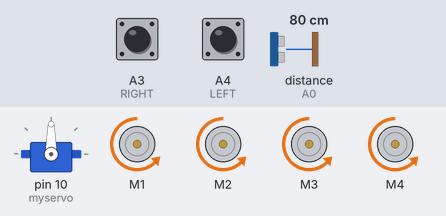
A sketch run on a simulated Arduino Uno, built with avr-gcc and run on an emulated ATmega328P. Parts: servo, 4 × DC motor (green arrow = forward, orange = backward, longer = faster). The test bench sets the inputs (shaded band); at power-on: distance to the obstacle (sensor on A0) 80 cm, A3 (RIGHT) HIGH, A4 (LEFT) LOW. The echo pulse lasts 58.3 µs per cm.

Above: at 1.2 s.
1.3 s: distance to the obstacle (sensor on A0) set to 52 cm
At 2.36 s:
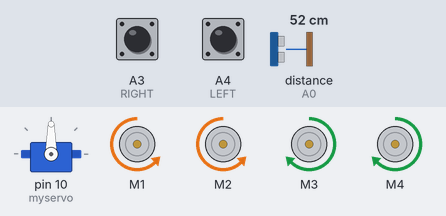
7.8 s: distance to the obstacle (sensor on A0) set to 45 cm
At 10.4 s:
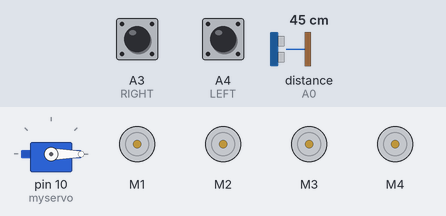
11.4 s: A3 (RIGHT) pulled LOW for 3.2 s
18.4 s: distance to the obstacle (sensor on A0) set to 18 cm
At 20.8 s:
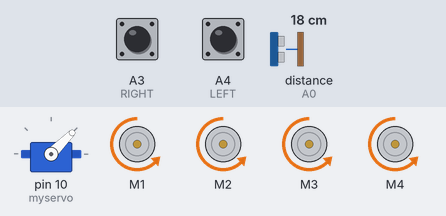
23.7 s: distance to the obstacle (sensor on A0) set to 11 cm
25.2 s: distance to the obstacle (sensor on A0) set to 8 cm
At 26.5 s:
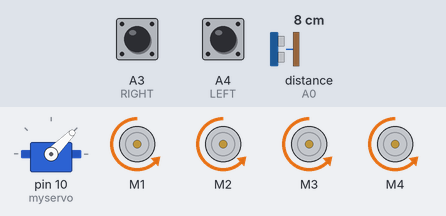
Timing chart, 0 to 32.4 s (numbered marks = the images above; inputs shaded):
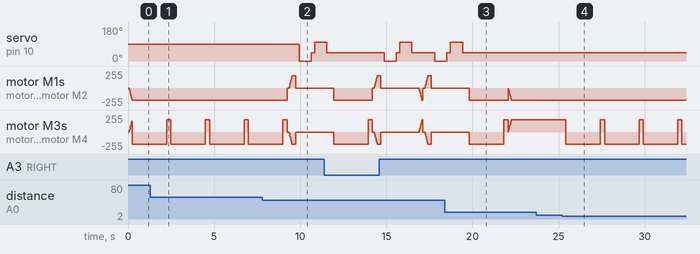

Measured:
- the behaviour switches between 50 and 49 cm on distance to the obstacle (sensor on A0) (found by bisection; images 1 and 2)
- the behaviour switches between 10 and 9 cm on distance to the obstacle (sensor on A0) (found by bisection; images 3 and 4)
- after the input at 7.8 s, servo on pin 10 (myservo): 90° → 0° after 2.1 s, → 45° 0.70 s later, → 100° 0.20 s later; motor M1, motor M2: rises from backward 185/255 to forward 185/255 in 0.29 s, then falls to stopped in 0.20 s
- after the input at 18.4 s, servo on pin 10 (myservo): goes on until 19.4 s, then stays 45°
- after the input at 23.7 s, every drawn part: stays the same
- after the input at 25.2 s, motor M3, motor M4: alternates forward 185/255 for 0.24 s and backward 185/255 for 2.0 s, starting after 0.23 s

The sketch:

IoT_RoBo_Car.ino
```cpp
#include <AFMotor.h>
#include <Servo.h>
#include <NewPing.h>

#define RIGHT A3  // Right IR sensor connected to analog pin A2 of Arduino Uno:
#define LEFT A4
#define trig_Pin A1
#define echo_Pin A0
#define MAX_SPEED 190
#define MAX_SPEED_OFFSET 20
#define MAX_DISTANCE 200

unsigned int distance = 0;     //Variable to store ultrasonic sensor distance:
unsigned int Right_Value = 0;  //Variable to store Right IR sensor value:
unsigned int Left_Value = 0;

NewPing sonar(trig_Pin, echo_Pin, MAX_DISTANCE);

AF_DCMotor motor1(1, MOTOR12_1KHZ);
AF_DCMotor motor2(2, MOTOR12_1KHZ);
AF_DCMotor motor3(3, MOTOR34_1KHZ);
AF_DCMotor motor4(4, MOTOR34_1KHZ);
Servo myservo;

boolean goesForward = false;
int speedSet = 0;
int Time = 0;
int pos = 0;

void setup() {
  Serial.begin(9600);
  myservo.attach(10);
  {
    for (pos = 100; pos <= 0; pos += 1) {
      myservo.write(pos);
      delay(25);
    }
    for (pos = 0; pos >= 100; pos -= 1) {
      myservo.write(pos);
      delay(25);
    }
    for (pos = 100; pos <= 45; pos += 1) {
      myservo.write(pos);
      delay(25);
    }
  }
  pinMode(RIGHT, INPUT);  //set analog pin RIGHT as an input:
  pinMode(LEFT, INPUT);   //set analog pin RIGHT as an input:
  pinMode(trig_Pin, OUTPUT);
  pinMode(echo_Pin, INPUT);
}

void loop() {
  distance = obstacle();
  unsigned int distance = sonar.ping_cm();
  int distanceR = 0;
  int distanceL = 0;
  int Right_Value = digitalRead(RIGHT);
  int Left_Value = digitalRead(LEFT);
  delay(40);

  if (distance >= 20 && distance <= 50) {
    moveStop();
    delay(100);
    moveBackward();
    delay(200);
    moveStop();
    delay(200);
    distanceR = lookRight();
    delay(200);
    distanceL = lookLeft();
    delay(200);

    if (distanceR >= distanceL) {
      if (distanceR <= 50 && distance <= 50) {

        moveStop();
        delay(200);
      } else {
        turnRight();
        moveStop();
      }
      // turnRight();
      // moveStop();
    } else {
      if (distanceL <= 50 && distance <= 50) {

        moveStop();
        delay(200);
      } else {
        turnLeft();
        moveStop();
      }
      // turnLeft();
      // moveStop();
    }
  } else {
    moveForward();
  }

  if (distance >= 10 && distance <= 20) {
    moveForward();
    delay(200);
  } else if ((Right_Value == 0) && (Left_Value == 1)) {
    turnLeft();
    delay(200);
  } else if ((Right_Value == 1) && (Left_Value == 0)) {
    turnRight();
    delay(200);
  } else if (distance > 20) {
    moveForward();
  }
}


int obstacle() {
  digitalWrite(trig_Pin, HIGH);
  delayMicroseconds(1000);
  digitalWrite(trig_Pin, LOW);
  Time = pulseIn(echo_Pin, HIGH);
  distance = (Time / 2) / 29.1;
  if (distance < 0)
    distance = 0;
  if (distance > 100)
    distance = 100;
  return distance;
}
int lookRight() {
  myservo.write(0);
  delay(500);
  distance = obstacle();
  delay(200);
  myservo.write(45);
  return distance;
}

int lookLeft() {
  myservo.write(100);
  delay(500);
  distance = obstacle();
  delay(200);
  myservo.write(45);
  return distance;
}

void moveStop() {
  motor1.run(RELEASE);
  motor2.run(RELEASE);
  motor3.run(RELEASE);
  motor4.run(RELEASE);
}

void moveForward() {

  if (!goesForward) {
    goesForward = true;
    motor1.run(BACKWARD);
    motor2.run(BACKWARD);
    motor3.run(FORWARD);
    motor4.run(FORWARD);
    for (speedSet = 0; speedSet < MAX_SPEED; speedSet += 5)  // slowly bring the speed up to avoid loading down the batteries too quickly
    {
      motor1.setSpeed(speedSet);
      motor2.setSpeed(speedSet);
      motor3.setSpeed(speedSet);
      motor4.setSpeed(speedSet);
      delay(5);
    }
  }
}

void moveBackward() {
  goesForward = false;
  motor1.run(FORWARD);
  motor2.run(FORWARD);
  motor3.run(BACKWARD);
  motor4.run(BACKWARD);
  for (speedSet = 0; speedSet < MAX_SPEED; speedSet += 5)  // slowly bring the speed up to avoid loading down the batteries too quickly
  {
    motor1.setSpeed(speedSet);
    motor2.setSpeed(speedSet);
    motor3.setSpeed(speedSet);
    motor4.setSpeed(speedSet);
    delay(5);
  }
}

void turnLeft() {
  motor1.run(FORWARD);
  motor2.run(FORWARD);
  motor3.run(FORWARD);
  motor4.run(FORWARD);
  delay(2000);
  motor1.run(BACKWARD);
    motor2.run(BACKWARD);
    motor3.run(FORWARD);
    motor4.run(FORWARD);
}

void turnRight() {
  motor1.run(BACKWARD);
  motor2.run(BACKWARD);
  motor3.run(BACKWARD);
  motor4.run(BACKWARD);
  delay(2000);
  motor1.run(BACKWARD);
    motor2.run(BACKWARD);
    motor3.run(FORWARD);
    motor4.run(FORWARD);
}
```
